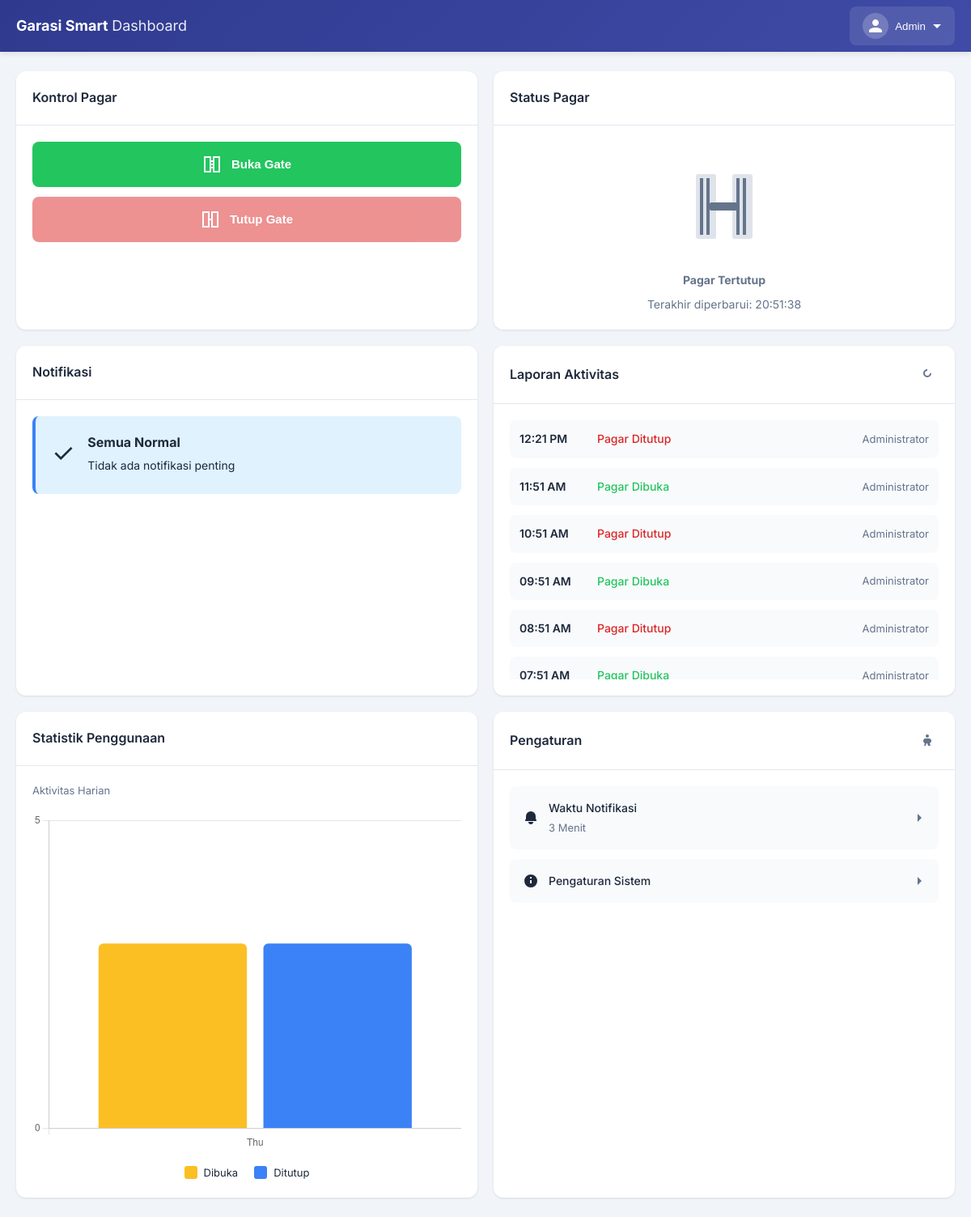
Page /admin/dashboard.php (signed in) on the committed database.
### tables this page shows
CREATE TABLE gate_logs (
    log_id INT AUTO_INCREMENT PRIMARY KEY,
    action ENUM('open', 'close') NOT NULL,
    action_by INT NULL,
    action_source ENUM('dashboard', 'iot', 'manual') DEFAULT 'dashboard',
    timestamp TIMESTAMP DEFAULT CURRENT_TIMESTAMP,
    duration_seconds INT NULL COMMENT 'Duration gate was open (calculated when closed)',
    notes VARCHAR(255) NULL,
    FOREIGN KEY (action_by) REFERENCES users(user_id) ON DELETE SET NULL,
    INDEX idx_timestamp (timestamp),
    INDEX idx_action (action)
);

CREATE TABLE users (
    user_id INT AUTO_INCREMENT PRIMARY KEY,
    username VARCHAR(50) NOT NULL UNIQUE,
    password VARCHAR(255) NOT NULL,
    email VARCHAR(100) NOT NULL,
    full_name VARCHAR(100) NOT NULL,
    role ENUM('admin', 'user') DEFAULT 'user',
    created_at TIMESTAMP DEFAULT CURRENT_TIMESTAMP,
    last_login TIMESTAMP NULL,
    is_active TINYINT(1) DEFAULT 1,
    INDEX idx_username (username),
    INDEX idx_role (role)
);

### includes/auth_check.php (called while the page is built, shortened)
<?php
function isLoggedIn() {
    return isset($_SESSION['user_id']) && isset($_SESSION['username']);
}
function getCurrentUser() {
    return [
        'user_id' => $_SESSION['user_id'],
        'username' => $_SESSION['username'],
        'full_name' => $_SESSION['full_name'],
        'email' => $_SESSION['email'],
        'role' => $_SESSION['role']
    ];
}
?>

### config/database.php (called while the page is built, shortened)
<?php
function getDBConnection() {
    static $conn = null;
    if ($conn === null) {
        $conn = new mysqli(DB_HOST, DB_USER, DB_PASS, DB_NAME);
        $conn->set_charset(DB_CHARSET);
        $timezone = getSetting('timezone', 'Asia/Jakarta');
    }
    return $conn;
}
function getSetting($key, $default = null) {
    static $settings = null;
    if ($settings === null) {
        $settings = [];
        $conn = getDBConnection();
        $result = $conn->query("SELECT setting_key, setting_value FROM settings");
        if ($result) {
            while ($row = $result->fetch_assoc()) {
                $settings[$row['setting_key']] = $row['setting_value'];
            }
        }
    }
    return isset($settings[$key]) ? $settings[$key] : $default;
}
$db = getDBConnection();
?>

### admin/dashboard.php (the view, shortened to what this page needs)
<?php
require_once __DIR__ . '/../config/database.php';
require_once __DIR__ . '/../includes/auth_check.php';
$db = getDBConnection();
$status_result = $db->query("SELECT * FROM gate_status ORDER BY status_id DESC LIMIT 1");
$gate_status = $status_result->fetch_assoc();
$is_open = ($gate_status['current_status'] === 'open');
$show_alert = false;
$activity_logs = $db->query(
    "SELECT gl.*, u.full_name
    FROM gate_logs gl
    LEFT JOIN users u ON gl.action_by = u.user_id
    ORDER BY gl.timestamp DESC
    LIMIT 10"
);
$stats_result = $db->query(
    "SELECT
        DATE_FORMAT(timestamp, '%a') as day,
        SUM(CASE WHEN action = 'open' THEN 1 ELSE 0 END) as opens,
        SUM(CASE WHEN action = 'close' THEN 1 ELSE 0 END) as closes
    FROM gate_logs
    WHERE timestamp >= DATE_SUB(NOW(), INTERVAL 7 DAY)
    GROUP BY DATE(timestamp)
    ORDER BY DATE(timestamp) ASC"
);
$chart_data = [
    'labels' => [],
    'opens' => [],
    'closes' => []
];
while ($row = $stats_result->fetch_assoc()) {
    $chart_data['labels'][] = $row['day'];
    $chart_data['opens'][] = (int)$row['opens'];
    $chart_data['closes'][] = (int)$row['closes'];
}
$notification_time = getSetting('alert_timeout_seconds', GATE_ALERT_TIMEOUT) / 60;
include __DIR__ . '/../includes/header.php';
?>
<div class="dashboard-container">
    <div class="dashboard-grid">
        <div class="card">
            <div class="card-header">
                <h3>Kontrol Pagar</h3>
            </div>
            <div class="card-body control-buttons">
                <button class="btn btn-success btn-gate btn-open" id="btnOpenGate" <?= $is_open ? 'disabled' : '' ?>>
                    <svg width="24" height="24" viewBox="0 0 24 24" fill="none" stroke="currentColor" stroke-width="2">
                        <rect x="3" y="3" width="7" height="18" />
                        <rect x="14" y="3" width="7" height="18" />
                        <path d="M10 12h4M10 8h4M10 16h4" />
                    </svg>
                    Buka Gate
                </button>
                <button class="btn btn-danger btn-gate btn-close" id="btnCloseGate" <?= !$is_open ? 'disabled' : '' ?>>
                    <svg width="24" height="24" viewBox="0 0 24 24" fill="none" stroke="currentColor" stroke-width="2">
                        <rect x="3" y="3" width="7" height="18" />
                        <rect x="14" y="3" width="7" height="18" />
                        <path d="M10 12h4" />
                    </svg>
                    Tutup Gate
                </button>
            </div>
        </div>
        <div class="card">
            <div class="card-header">
                <h3>Status Pagar</h3>
            </div>
            <div class="card-body status-display" id="gateStatusDisplay">
                <div class="gate-icon <?= $is_open ? 'gate-open' : 'gate-closed' ?>">
                </div>
                <h2 class="status-text <?= $is_open ? 'text-success' : 'text-muted' ?>" id="statusText">
                    <?= $is_open ? 'Pagar Terbuka' : 'Pagar Tertutup' ?>
                </h2>
                <p class="text-muted">Terakhir diperbarui: <span id="lastUpdate"><?= date('H:i:s') ?></span></p>
            </div>
        </div>
        <div class="card">
            <div class="card-header">
                <h3>Notifikasi</h3>
            </div>
            <div class="card-body">
                <div class="notification-box <?= $show_alert ? 'alert-warning' : 'alert-info' ?>" id="notificationBox">
                    <?php if ($show_alert): ?>
                    <div class="alert-icon">⚠️</div>
                    <div class="alert-content">
                        <h4>Peringatan!</h4>
                        <p><strong>Pagar Terbuka Lebih dari <?= round($notification_time) ?> Menit!</strong></p>
                        <p>Silakan Tutup Sekarang!</p>
                    </div>
                    <button class="btn btn-sm btn-warning" onclick="document.getElementById('btnCloseGate').click()">
                        Kirim Notifikasi
                    </button>
                    <?php else: ?>
                    <div class="alert-icon">✓</div>
                    <div class="alert-content">
                        <h4>Semua Normal</h4>
                        <p>Tidak ada notifikasi penting</p>
                    </div>
                    <?php endif; ?>
                </div>
            </div>
        </div>
        <div class="card">
            <div class="card-header">
                <h3>Laporan Aktivitas</h3>
                <button class="btn-icon" onclick="location.reload()">
                    <svg width="16" height="16" viewBox="0 0 16 16" fill="currentColor">
                        <path d="M8 3a5 5 0 1 0 5 5h-2a3 3 0 1 1-3-3V3z"/>
                    </svg>
                </button>
            </div>
            <div class="card-body">
                <div class="activity-list" id="activityList">
                    <?php while ($log = $activity_logs->fetch_assoc()): ?>
                    <div class="activity-item">
                        <span class="activity-time"><?= date('H:i A', strtotime($log['timestamp'])) ?></span>
                        <span class="activity-action <?= $log['action'] == 'open' ? 'text-success' : 'text-danger' ?>">
                            Pagar <?= $log['action'] == 'open' ? 'Dibuka' : 'Ditutup' ?>
                        </span>
                        <span class="activity-user text-muted">
                            <?= $log['full_name'] ?: 'IoT Device' ?>
                        </span>
                    </div>
                    <?php endwhile; ?>
                </div>
            </div>
        </div>
        <div class="card">
            <div class="card-header">
                <h3>Statistik Penggunaan</h3>
            </div>
            <div class="card-body">
                <div class="stats-label">Aktivitas Harian</div>
                <canvas id="usageChart" width="400" height="200"></canvas>
                <div class="chart-legend">
                    <div class="legend-item">
                        <span class="legend-color" style="background: #fbbf24;"></span>
                        <span>Dibuka</span>
                    </div>
                    <div class="legend-item">
                        <span class="legend-color" style="background: #3b82f6;"></span>
                        <span>Ditutup</span>
                    </div>
                </div>
            </div>
        </div>
        <div class="card">
            <div class="card-header">
                <h3>Pengaturan</h3>
                <button class="btn-icon" onclick="toggleSettings()">
                    <svg width="16" height="16" viewBox="0 0 16 16" fill="currentColor">
                        <path d="M9 16l-1-3h-1L6 16H4l1-3C3.8 12.4 3 11.3 3 10c0-1.7 1.3-3 3-3h4c1.7 0 3 1.3 3 3 0 1.3-.8 2.4-2 2.9l1 3h-2zM6 4a2 2 0 1 1 4 0 2 2 0 0 1-4 0z"/>
                    </svg>
                </button>
            </div>
            <div class="card-body">
                <div class="setting-item">
                    <svg width="20" height="20" viewBox="0 0 20 20" fill="currentColor">
                        <path d="M10 2a6 6 0 0 1 6 6v3.586l.707.707A1 1 0 0 1 16 14H4a1 1 0 0 1-.707-1.707L4 11.586V8a6 6 0 0 1 6-6zM10 18a3 3 0 0 1-3-3h6a3 3 0 0 1-3 3z"/>
                    </svg>
                    <div class="setting-content">
                        <div class="setting-label">Waktu Notifikasi</div>
                        <div class="setting-value"><?= round($notification_time) ?> Menit</div>
                    </div>
                    <svg class="chevron-right" width="16" height="16" viewBox="0 0 16 16" fill="currentColor">
                        <path d="M6 3l5 5-5 5V3z"/>
                    </svg>
                </div>
                <div class="setting-item" onclick="location.href='<?= BASE_URL ?>/admin/settings.php'">
                    <svg width="20" height="20" viewBox="0 0 20 20" fill="currentColor">
                        <path d="M10 2a8 8 0 1 0 0 16 8 8 0 0 0 0-16zm1 11H9V9h2v4zm0-6H9V5h2v2z"/>
                    </svg>
                    <div class="setting-content">
                        <div class="setting-label">Pengaturan Sistem</div>
                    </div>
                    <svg class="chevron-right" width="16" height="16" viewBox="0 0 16 16" fill="currentColor">
                        <path d="M6 3l5 5-5 5V3z"/>
                    </svg>
                </div>
            </div>
        </div>
    </div>
</div>
<script>
// Pass chart data to JavaScript
const chartData = <?= json_encode($chart_data) ?>;
const gateCurrentStatus = <?= json_encode($is_open) ?>;
</script>
<?php include __DIR__ . '/../includes/footer.php'; ?>

### includes/header.php (shortened to what this page needs)
<?php
require_once __DIR__ . '/auth_check.php';
$current_user = getCurrentUser();
?>
<!DOCTYPE html>
<html lang="id">
<head>
    <link rel="stylesheet" href="<?= ASSETS_URL ?>/css/style.css">
</head>
<body>
    <nav class="navbar">
        <div class="nav-container">
            <div class="nav-brand">
                <h1><span class="brand-name">Garasi Smart</span> <span class="page-subtitle">Dashboard</span></h1>
            </div>
            <div class="nav-user">
                <div class="user-dropdown">
                    <button class="user-btn" id="userDropdownBtn">
                        <div class="user-avatar">
                            <svg width="20" height="20" viewBox="0 0 20 20" fill="currentColor">
                                <path d="M10 10c2.21 0 4-1.79 4-4s-1.79-4-4-4-4 1.79-4 4 1.79 4 4 4zm0 2c-2.67 0-8 1.34-8 4v2h16v-2c0-2.66-5.33-4-8-4z"/>
                            </svg>
                        </div>
                        <span><?= htmlspecialchars($current_user['role'] == ROLE_ADMIN ? 'Admin' : $current_user['username']) ?></span>
                        <svg class="dropdown-arrow" width="12" height="12" viewBox="0 0 12 12" fill="currentColor">
                            <path d="M6 9L1 4h10L6 9z"/>
                        </svg>
                    </button>
                </div>
            </div>
        </div>
    </nav>
    <div class="main-content">

### includes/footer.php (shortened to what this page needs)
    </div>
</body>
</html>

### rows in the picture
gate_logs: timestamp "12:21 PM", action "Ditutup", action_by.full_name "Administrator"
gate_logs: timestamp "11:51 AM", action "Dibuka", action_by.full_name "Administrator"
gate_logs: timestamp "10:51 AM", action "Ditutup", action_by.full_name "Administrator"
gate_logs: timestamp "09:51 AM", action "Dibuka", action_by.full_name "Administrator"
gate_logs: timestamp "08:51 AM", action "Ditutup", action_by.full_name "Administrator"
gate_logs: timestamp "07:51 AM", action "Dibuka", action_by.full_name "Administrator"

### other values in the picture
$notification_time "3"
